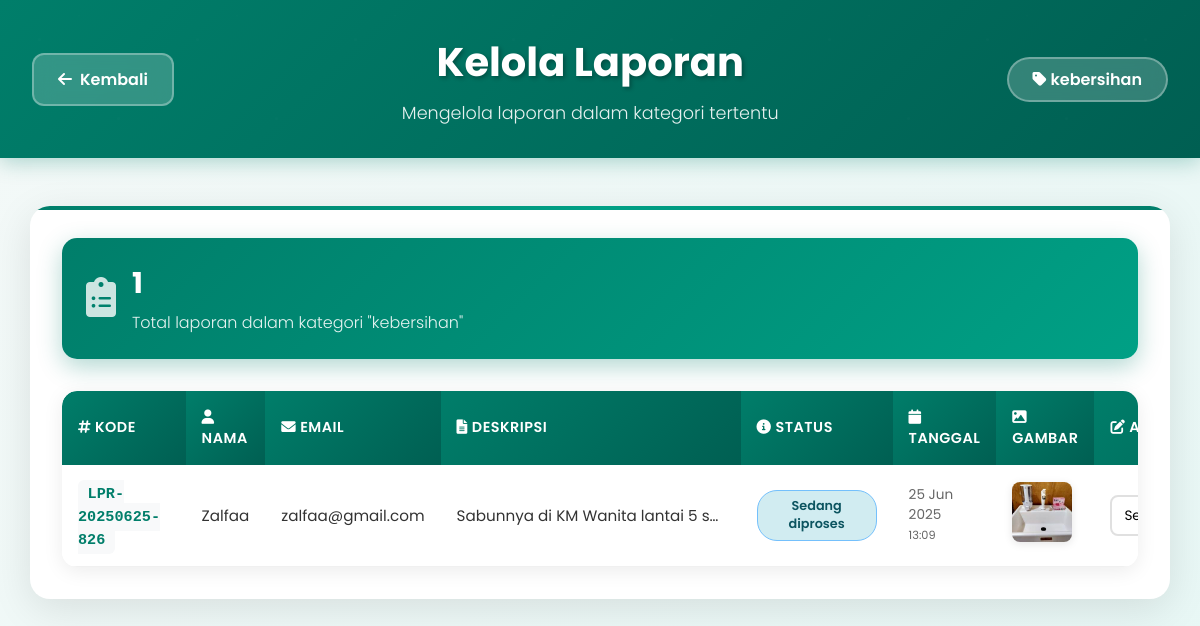
Page /kelola_kategori.php?kategori=kebersihan on the committed database.
### tables this page shows
CREATE TABLE `laporan` (
  `id_laporan` int(11) NOT NULL AUTO_INCREMENT,
  `kode_laporan` varchar(20) NOT NULL,
  `nama_lengkap` varchar(100) NOT NULL,
  `email` varchar(100) NOT NULL,
  `kategori` enum('infrastruktur','layanan','kebersihan','aspirasi','lainnya') NOT NULL,
  `deskripsi` text NOT NULL,
  `gambar` varchar(255) DEFAULT NULL,
  `status` enum('Belum diproses','Sedang diproses','Selesai') DEFAULT 'Belum diproses',
  `tanggal_kirim` timestamp NOT NULL DEFAULT current_timestamp(),
  `nim` varchar(20) DEFAULT NULL,
  PRIMARY KEY (`id_laporan`),
  UNIQUE KEY `kode_laporan` (`kode_laporan`)
);

### kelola_kategori.php (the view, shortened to what this page needs)
<?php
$koneksi = mysqli_connect("localhost", "root", "", "lapor_unimus");
$kategori = isset($_GET['kategori']) ? $_GET['kategori'] : '';
$laporan = [];
if ($kategori) {
    $stmt = mysqli_prepare($koneksi, "SELECT * FROM laporan WHERE kategori = ? ORDER BY tanggal_kirim DESC");
    mysqli_stmt_bind_param($stmt, "s", $kategori);
    mysqli_stmt_execute($stmt);
    $result = mysqli_stmt_get_result($stmt);
    while ($row = mysqli_fetch_assoc($result)) {
        $laporan[] = $row;
    }
}
?>
<!DOCTYPE html>
<html lang="id">
<head>
  <link href="https://cdnjs.cloudflare.com/ajax/libs/font-awesome/6.0.0/css/all.min.css" rel="stylesheet">
</head>
<body>
<header>
  <div class="header-container">
    <a href="admin.php" class="back-button">
      <i class="fas fa-arrow-left"></i>
      Kembali
    </a>
    <div class="header-text">
      <h1>Kelola Laporan</h1>
      <p class="subtitle">Mengelola laporan dalam kategori tertentu</p>
    </div>
    <div class="kategori-badge">
      <i class="fas fa-tag"></i>
      <?= htmlspecialchars($kategori) ?>
    </div>
  </div>
</header>
<div class="container">
  <div class="stats-card">
    <div class="stats-icon">
      <i class="fas fa-clipboard-list"></i>
    </div>
    <div class="stats-info">
      <h3><?= count($laporan) ?></h3>
      <p>Total laporan dalam kategori "<?= htmlspecialchars($kategori) ?>"</p>
    </div>
  </div>
  <?php if (empty($laporan)): ?>
    <div class="empty-state">
      <div class="icon">
        <i class="fas fa-inbox"></i>
      </div>
      <h3>Tidak Ada Laporan</h3>
      <p>Belum ada laporan yang masuk dalam kategori ini.</p>
    </div>
  <?php else: ?>
    <div class="table-container">
      <table>
        <thead>
          <tr>
            <th><i class="fas fa-hashtag"></i> Kode</th>
            <th><i class="fas fa-user"></i> Nama</th>
            <th><i class="fas fa-envelope"></i> Email</th>
            <th><i class="fas fa-file-text"></i> Deskripsi</th>
            <th><i class="fas fa-info-circle"></i> Status</th>
            <th><i class="fas fa-calendar"></i> Tanggal</th>
            <th><i class="fas fa-image"></i> Gambar</th>
            <th><i class="fas fa-edit"></i> Aksi</th>
          </tr>
        </thead>
        <tbody>
          <?php foreach ($laporan as $row): ?>
            <tr>
              <td>
                <span class="kode-laporan"><?= htmlspecialchars($row['kode_laporan']) ?></span>
              </td>
              <td><?= htmlspecialchars($row['nama_lengkap']) ?></td>
              <td><?= htmlspecialchars($row['email']) ?></td>
              <td class="deskripsi-cell" title="<?= htmlspecialchars($row['deskripsi']) ?>">
                <?= htmlspecialchars($row['deskripsi']) ?>
              </td>
              <td>
                <?php
                $status = $row['status'] ?? 'Belum diproses';
                $statusClass = '';
                switch($status) {
                  case 'Sedang diproses': $statusClass = 'status-sedang'; break;
                }
                ?>
                <span class="status-badge <?= $statusClass ?>">
                  <?= htmlspecialchars($status) ?>
                </span>
              </td>
              <td class="date-cell">
                <?= date('d M Y', strtotime($row['tanggal_kirim'])) ?><br>
                <small><?= date('H:i', strtotime($row['tanggal_kirim'])) ?></small>
              </td>
              <td>
                <?php if ($row['gambar']): ?>
                  <img src="uploads/<?= htmlspecialchars($row['gambar']) ?>"
                       alt="Bukti"
                       class="image-preview"
                       onclick="window.open(this.src, '_blank')" />
                <?php else: ?>
                  <span class="no-image">Tidak ada gambar</span>
                <?php endif; ?>
              </td>
              <td>
                <form method="post" class="status-form">
                  <select name="status" class="status-select">
                    <option value="Sedang diproses" <?= $status == "Sedang diproses" ? 'selected' : '' ?>>
                      Sedang diproses
                    </option>
                  </select>
                </form>
              </td>
            </tr>
          <?php endforeach; ?>
        </tbody>
      </table>
    </div>
  <?php endif; ?>
</div>
</body>
</html>

### kelola_kategori.php (style rules this page uses)
* { margin: 0; padding: 0; box-sizing: border-box; }
body { font-family: 'Poppins', sans-serif; background: linear-gradient(135deg, #f4f9f8 0%, #e7f7f5 100%); color: #333; min-height: 100vh; padding-bottom: 2rem; }
header { background: linear-gradient(135deg, #007e6a 0%, #005f52 100%); color: white; padding: 2rem; box-shadow: 0 4px 20px rgba(0, 126, 106, 0.3); position: relative; overflow: hidden; }
header::before { content: ''; position: absolute; top: 0; left: 0; right: 0; bottom: 0; opacity: 0.1; }
.header-container { display: flex; align-items: center; gap: 2rem; position: relative; z-index: 1; }
.back-button { background: rgba(255, 255, 255, 0.2); border: 2px solid rgba(255, 255, 255, 0.3); color: white; padding: 0.75rem 1.5rem; border-radius: 12px; text-decoration: none; font-weight: 600; transition: all 0.3s ease; backdrop-filter: blur(10px); display: flex; align-items: center; gap: 0.5rem; }
.header-text { flex-grow: 1; text-align: center; }
.header-text h1 { font-size: 2.5rem; font-weight: 700; margin-bottom: 0.5rem; text-shadow: 2px 2px 4px rgba(0, 0, 0, 0.3); }
.header-text .subtitle { font-size: 1.1rem; opacity: 0.9; font-weight: 300; }
.kategori-badge { background: rgba(255, 255, 255, 0.2); padding: 0.5rem 1.5rem; border-radius: 25px; font-weight: 600; border: 2px solid rgba(255, 255, 255, 0.3); backdrop-filter: blur(10px); }
.container { max-width: 95%; margin: 3rem auto; background: white; padding: 2rem; border-radius: 20px; box-shadow: 0 10px 40px rgba(0, 0, 0, 0.1); position: relative; overflow: hidden; }
.container::before { content: ''; position: absolute; top: 0; left: 0; right: 0; height: 4px; background: linear-gradient(90deg, #007e6a, #00a085, #007e6a); }
.stats-card { background: linear-gradient(135deg, #007e6a 0%, #00a085 100%); color: white; padding: 1.5rem; border-radius: 15px; margin-bottom: 2rem; display: flex; align-items: center; gap: 1rem; box-shadow: 0 8px 25px rgba(0, 126, 106, 0.3); }
.stats-icon { font-size: 2.5rem; opacity: 0.8; }
.stats-info h3 { font-size: 1.8rem; font-weight: 700; margin-bottom: 0.3rem; }
.stats-info p { opacity: 0.9; font-weight: 300; }
.table-container { overflow-x: auto; border-radius: 15px; box-shadow: 0 4px 20px rgba(0, 0, 0, 0.08); }
table { width: 100%; border-collapse: collapse; background: white; }
th { background: linear-gradient(135deg, #007e6a 0%, #005f52 100%); color: white; padding: 1rem; text-align: left; font-weight: 600; font-size: 0.9rem; text-transform: uppercase; letter-spacing: 0.5px; }
th:first-child { border-top-left-radius: 15px; }
th:last-child { border-top-right-radius: 15px; }
td { padding: 1rem; border-bottom: 1px solid #f0f0f0; font-size: 0.95rem; vertical-align: middle; }
tr:last-child td:first-child { border-bottom-left-radius: 15px; }
tr:last-child td:last-child { border-bottom-right-radius: 15px; }
.status-badge { padding: 0.4rem 1rem; border-radius: 20px; font-size: 0.8rem; font-weight: 600; text-align: center; display: inline-block; min-width: 120px; }
.status-sedang { background: #d1ecf1; color: #0c5460; border: 1px solid #74c0fc; }
.kode-laporan { font-family: 'Courier New', monospace; background: #f8f9fa; padding: 0.3rem 0.6rem; border-radius: 6px; font-weight: bold; color: #007e6a; }
.deskripsi-cell { max-width: 300px; overflow: hidden; text-overflow: ellipsis; white-space: nowrap; }
.image-preview { max-width: 80px; max-height: 60px; border-radius: 8px; object-fit: cover; box-shadow: 0 2px 8px rgba(0, 0, 0, 0.1); cursor: pointer; transition: transform 0.2s ease; }
.status-form { display: flex; gap: 0.5rem; align-items: center; }
.status-select { padding: 0.5rem; border: 2px solid #e0e0e0; border-radius: 8px; font-family: 'Poppins', sans-serif; font-size: 0.85rem; background: white; transition: border-color 0.3s ease; }
.date-cell { font-size: 0.85rem; color: #666; }
.container { animation: fadeInUp 0.6s ease; }
.table-container { animation: fadeInUp 0.8s ease; }

### rows in the picture
laporan: kode_laporan "LPR-20250625-826", nama_lengkap "Zalfaa", email "zalfaa@gmail.com", deskripsi "Sabunnya di KM Wanita lantai 5 s…", status "Sedang diproses", tanggal_kirim "25 Jun 2025", tanggal_kirim "13:09", gambar (picture)

### other values in the picture
$kategori "kebersihan"
count($laporan) "1"
